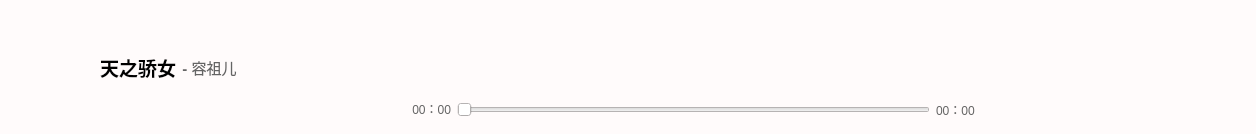
<?xml version="1.0" encoding="UTF-8"?>
<ui version="4.0">
 <class>playerControlWidget</class>
 <widget class="QWidget" name="playerControlWidget">
  <property name="geometry">
   <rect>
    <x>0</x>
    <y>0</y>
    <width>1256</width>
    <height>134</height>
   </rect>
  </property>
  <property name="windowTitle">
   <string>Form</string>
  </property>
  <property name="styleSheet">
   <string notr="true">color: rgb(253, 253, 253);
background-color: rgb(255, 251, 251);
border-radius:8px;
</string>
  </property>
  <layout class="QGridLayout" name="gridLayout" rowstretch="1,100,1" columnstretch="1,100,1">
   <property name="leftMargin">
    <number>0</number>
   </property>
   <property name="rightMargin">
    <number>0</number>
   </property>
   <item row="0" column="1">
    <spacer name="verticalSpacer_4">
     <property name="orientation">
      <enum>Qt::Orientation::Vertical</enum>
     </property>
     <property name="sizeHint" stdset="0">
      <size>
       <width>20</width>
       <height>0</height>
      </size>
     </property>
    </spacer>
   </item>
   <item row="1" column="0">
    <spacer name="horizontalSpacer_12">
     <property name="orientation">
      <enum>Qt::Orientation::Horizontal</enum>
     </property>
     <property name="sizeHint" stdset="0">
      <size>
       <width>9</width>
       <height>20</height>
      </size>
     </property>
    </spacer>
   </item>
   <item row="1" column="1">
    <layout class="QHBoxLayout" name="horizontalLayout_7" stretch="1,100,1">
     <item>
      <spacer name="horizontalSpacer_10">
       <property name="orientation">
        <enum>Qt::Orientation::Horizontal</enum>
       </property>
       <property name="sizeHint" stdset="0">
        <size>
         <width>40</width>
         <height>20</height>
        </size>
       </property>
      </spacer>
     </item>
     <item>
      <layout class="QVBoxLayout" name="verticalLayout_3" stretch="1,100,1">
       <item>
        <spacer name="verticalSpacer_2">
         <property name="orientation">
          <enum>Qt::Orientation::Vertical</enum>
         </property>
         <property name="sizeHint" stdset="0">
          <size>
           <width>20</width>
           <height>40</height>
          </size>
         </property>
        </spacer>
       </item>
       <item>
        <layout class="QHBoxLayout" name="horizontalLayout_6" stretch="30,30,100,30,1,1">
         <item>
          <layout class="QVBoxLayout" name="verticalLayout_4" stretch="100,100,1">
           <item>
            <spacer name="verticalSpacer_6">
             <property name="orientation">
              <enum>Qt::Orientation::Vertical</enum>
             </property>
             <property name="sizeHint" stdset="0">
              <size>
               <width>20</width>
               <height>40</height>
              </size>
             </property>
            </spacer>
           </item>
           <item>
            <layout class="QHBoxLayout" name="horizontalLayout_5">
             <item>
              <widget class="QLabel" name="label_songImage">
               <property name="minimumSize">
                <size>
                 <width>70</width>
                 <height>70</height>
                </size>
               </property>
               <property name="maximumSize">
                <size>
                 <width>70</width>
                 <height>70</height>
                </size>
               </property>
               <property name="styleSheet">
                <string notr="true">
border-radius: 12px;</string>
               </property>
               <property name="text">
                <string/>
               </property>
               <property name="pixmap">
                <pixmap resource="myResources.qrc">:/player/images/player/pretty_crazy.jpg</pixmap>
               </property>
               <property name="scaledContents">
                <bool>true</bool>
               </property>
              </widget>
             </item>
             <item>
              <layout class="QVBoxLayout" name="verticalLayout_2" stretch="100,1">
               <item>
                <layout class="QHBoxLayout" name="horizontalLayout_4">
                 <item>
                  <widget class="QLabel" name="label_songName">
                   <property name="styleSheet">
                    <string notr="true">color: rgb(0, 0, 0);
background: transparent;</string>
                   </property>
                   <property name="text">
                    <string>&lt;html&gt;&lt;head/&gt;&lt;body&gt;&lt;p align=&quot;center&quot;&gt;&lt;span style=&quot; font-size:14pt; font-weight:700;&quot;&gt;天之骄女&lt;/span&gt;&lt;/p&gt;&lt;/body&gt;&lt;/html&gt;</string>
                   </property>
                  </widget>
                 </item>
                 <item>
                  <widget class="QLabel" name="label_singerName">
                   <property name="styleSheet">
                    <string notr="true">color: rgb(100, 100, 100);
background: transparent;</string>
                   </property>
                   <property name="text">
                    <string>&lt;html&gt;&lt;head/&gt;&lt;body&gt;&lt;p align=&quot;center&quot;&gt;&lt;span style=&quot; font-size:11pt; font-weight:700;&quot;&gt;-&lt;/span&gt;&lt;span style=&quot; font-size:11pt;&quot;&gt; 容祖儿&lt;/span&gt;&lt;/p&gt;&lt;/body&gt;&lt;/html&gt;</string>
                   </property>
                  </widget>
                 </item>
                 <item>
                  <spacer name="horizontalSpacer_8">
                   <property name="orientation">
                    <enum>Qt::Orientation::Horizontal</enum>
                   </property>
                   <property name="sizeHint" stdset="0">
                    <size>
                     <width>40</width>
                     <height>20</height>
                    </size>
                   </property>
                  </spacer>
                 </item>
                </layout>
               </item>
               <item>
                <layout class="QHBoxLayout" name="horizontalLayout_3">
                 <item>
                  <widget class="QPushButton" name="pushButton_play_prev_2">
                   <property name="minimumSize">
                    <size>
                     <width>30</width>
                     <height>30</height>
                    </size>
                   </property>
                   <property name="maximumSize">
                    <size>
                     <width>30</width>
                     <height>30</height>
                    </size>
                   </property>
                   <property name="cursor">
                    <cursorShape>PointingHandCursor</cursorShape>
                   </property>
                   <property name="styleSheet">
                    <string notr="true">/* 播放按钮 */
QPushButton {
    /* 替换 background-image */
    border-image: url(:/player/images/player/like.png); 
    qproperty-cursor: pointinghand; /* 鼠标悬停变手掌 */
    border: none; /* 确保没有边框，否则 border-image 可能会受到影响 */
    background-color: transparent; /* 保持透明背景色 */
}

QPushButton:hover
 {  
	border-image: url(:/player/images/player/like1.png); 
}</string>
                   </property>
                   <property name="text">
                    <string/>
                   </property>
                  </widget>
                 </item>
                 <item>
                  <widget class="QPushButton" name="pushButton_play_prev_3">
                   <property name="minimumSize">
                    <size>
                     <width>30</width>
                     <height>30</height>
                    </size>
                   </property>
                   <property name="maximumSize">
                    <size>
                     <width>30</width>
                     <height>30</height>
                    </size>
                   </property>
                   <property name="cursor">
                    <cursorShape>PointingHandCursor</cursorShape>
                   </property>
                   <property name="styleSheet">
                    <string notr="true">/* 播放按钮 */
QPushButton {
    /* 替换 background-image */
    border-image: url(:/player/images/player/comment.png); 
    qproperty-cursor: pointinghand; /* 鼠标悬停变手掌 */
    border: none; /* 确保没有边框，否则 border-image 可能会受到影响 */
    background-color: transparent; /* 保持透明背景色 */
}

QPushButton:hover, 
QPushButton:pressed {    
border-image: url(:/player/images/player/comment_press.png); 
}</string>
                   </property>
                   <property name="text">
                    <string/>
                   </property>
                  </widget>
                 </item>
                 <item>
                  <widget class="QPushButton" name="pushButton_play_prev_4">
                   <property name="minimumSize">
                    <size>
                     <width>30</width>
                     <height>30</height>
                    </size>
                   </property>
                   <property name="maximumSize">
                    <size>
                     <width>30</width>
                     <height>30</height>
                    </size>
                   </property>
                   <property name="cursor">
                    <cursorShape>PointingHandCursor</cursorShape>
                   </property>
                   <property name="styleSheet">
                    <string notr="true">/* 播放按钮 */
QPushButton {
    /* 替换 background-image */
    border-image: url(:/player/images/player/more1.png); 
    qproperty-cursor: pointinghand; /* 鼠标悬停变手掌 */
    border: none; /* 确保没有边框，否则 border-image 可能会受到影响 */
    background-color: transparent; /* 保持透明背景色 */
}

QPushButton:hover, 
QPushButton:pressed {    
border-image: url(:/player/images/player/more2.png); 
}</string>
                   </property>
                   <property name="text">
                    <string/>
                   </property>
                  </widget>
                 </item>
                 <item>
                  <spacer name="horizontalSpacer_7">
                   <property name="orientation">
                    <enum>Qt::Orientation::Horizontal</enum>
                   </property>
                   <property name="sizeHint" stdset="0">
                    <size>
                     <width>40</width>
                     <height>20</height>
                    </size>
                   </property>
                  </spacer>
                 </item>
                </layout>
               </item>
              </layout>
             </item>
            </layout>
           </item>
           <item>
            <spacer name="verticalSpacer_7">
             <property name="orientation">
              <enum>Qt::Orientation::Vertical</enum>
             </property>
             <property name="sizeHint" stdset="0">
              <size>
               <width>20</width>
               <height>40</height>
              </size>
             </property>
            </spacer>
           </item>
          </layout>
         </item>
         <item>
          <spacer name="horizontalSpacer_9">
           <property name="orientation">
            <enum>Qt::Orientation::Horizontal</enum>
           </property>
           <property name="sizeHint" stdset="0">
            <size>
             <width>40</width>
             <height>20</height>
            </size>
           </property>
          </spacer>
         </item>
         <item>
          <layout class="QVBoxLayout" name="verticalLayout" stretch="100,50,50,1">
           <item>
            <spacer name="verticalSpacer_5">
             <property name="orientation">
              <enum>Qt::Orientation::Vertical</enum>
             </property>
             <property name="sizeHint" stdset="0">
              <size>
               <width>20</width>
               <height>40</height>
              </size>
             </property>
            </spacer>
           </item>
           <item>
            <layout class="QHBoxLayout" name="horizontalLayout" stretch="10,10,1,10,1,10,1,10,1,10,10">
             <item>
              <spacer name="horizontalSpacer_5">
               <property name="orientation">
                <enum>Qt::Orientation::Horizontal</enum>
               </property>
               <property name="sizeHint" stdset="0">
                <size>
                 <width>40</width>
                 <height>20</height>
                </size>
               </property>
              </spacer>
             </item>
             <item>
              <widget class="QPushButton" name="pushButton_playOrder">
               <property name="minimumSize">
                <size>
                 <width>30</width>
                 <height>30</height>
                </size>
               </property>
               <property name="maximumSize">
                <size>
                 <width>30</width>
                 <height>30</height>
                </size>
               </property>
               <property name="cursor">
                <cursorShape>PointingHandCursor</cursorShape>
               </property>
               <property name="styleSheet">
                <string notr="true">/* 播放按钮 */
QPushButton {
    /* 替换 background-image */
    border-image: url(:/player/images/player/shuffle.png); 
    qproperty-cursor: pointinghand; /* 鼠标悬停变手掌 */
    border: none; /* 确保没有边框，否则 border-image 可能会受到影响 */
    background-color: transparent; /* 保持透明背景色 */
}
</string>
               </property>
               <property name="text">
                <string/>
               </property>
              </widget>
             </item>
             <item>
              <spacer name="horizontalSpacer">
               <property name="orientation">
                <enum>Qt::Orientation::Horizontal</enum>
               </property>
               <property name="sizeHint" stdset="0">
                <size>
                 <width>40</width>
                 <height>20</height>
                </size>
               </property>
              </spacer>
             </item>
             <item>
              <widget class="QPushButton" name="pushButton_play_prev">
               <property name="minimumSize">
                <size>
                 <width>30</width>
                 <height>30</height>
                </size>
               </property>
               <property name="maximumSize">
                <size>
                 <width>30</width>
                 <height>30</height>
                </size>
               </property>
               <property name="cursor">
                <cursorShape>PointingHandCursor</cursorShape>
               </property>
               <property name="styleSheet">
                <string notr="true">/* 播放按钮 */
QPushButton {
    /* 替换 background-image */
    border-image: url(:/player/images/player/btn_playPrev_100.png); 
    qproperty-cursor: pointinghand; /* 鼠标悬停变手掌 */
    border: none; /* 确保没有边框，否则 border-image 可能会受到影响 */
    background-color: transparent; /* 保持透明背景色 */
}

QPushButton:hover, 
QPushButton:pressed {    border-image: url(:/player/images/player/btn_playPrev_50.png); 
}</string>
               </property>
               <property name="text">
                <string/>
               </property>
              </widget>
             </item>
             <item>
              <spacer name="horizontalSpacer_3">
               <property name="orientation">
                <enum>Qt::Orientation::Horizontal</enum>
               </property>
               <property name="sizeHint" stdset="0">
                <size>
                 <width>40</width>
                 <height>20</height>
                </size>
               </property>
              </spacer>
             </item>
             <item>
              <widget class="QPushButton" name="pushButton_play">
               <property name="minimumSize">
                <size>
                 <width>35</width>
                 <height>35</height>
                </size>
               </property>
               <property name="maximumSize">
                <size>
                 <width>35</width>
                 <height>35</height>
                </size>
               </property>
               <property name="cursor">
                <cursorShape>PointingHandCursor</cursorShape>
               </property>
               <property name="styleSheet">
                <string notr="true">/* 播放按钮 */
QPushButton {
    /* 替换 background-image */
    border-image: url(:/player/images/player/btn_pausing.png); 
    qproperty-cursor: pointinghand; /* 鼠标悬停变手掌 */
    border: none; /* 确保没有边框，否则 border-image 可能会受到影响 */
    background-color: transparent; /* 保持透明背景色 */
}
QPushButton:checked {
border-image: url(:/player/images/player/btn_playing.png);
}</string>
               </property>
               <property name="text">
                <string/>
               </property>
              </widget>
             </item>
             <item>
              <spacer name="horizontalSpacer_4">
               <property name="orientation">
                <enum>Qt::Orientation::Horizontal</enum>
               </property>
               <property name="sizeHint" stdset="0">
                <size>
                 <width>40</width>
                 <height>20</height>
                </size>
               </property>
              </spacer>
             </item>
             <item>
              <widget class="QPushButton" name="pushButton_play_next">
               <property name="minimumSize">
                <size>
                 <width>30</width>
                 <height>30</height>
                </size>
               </property>
               <property name="maximumSize">
                <size>
                 <width>30</width>
                 <height>30</height>
                </size>
               </property>
               <property name="cursor">
                <cursorShape>PointingHandCursor</cursorShape>
               </property>
               <property name="styleSheet">
                <string notr="true">/* 播放按钮 */
QPushButton {
    /* 替换 background-image */
    border-image: url(:/player/images/player/btn_playNext_100.png); 
    qproperty-cursor: pointinghand; /* 鼠标悬停变手掌 */
    border: none; /* 确保没有边框，否则 border-image 可能会受到影响 */
    background-color: transparent; /* 保持透明背景色 */
}

QPushButton:hover, 
QPushButton:pressed {    border-image: url(:/player/images/player/btn_playNext_50.png);
cursor: pointinghand; 
}</string>
               </property>
               <property name="text">
                <string/>
               </property>
              </widget>
             </item>
             <item>
              <spacer name="horizontalSpacer_2">
               <property name="orientation">
                <enum>Qt::Orientation::Horizontal</enum>
               </property>
               <property name="sizeHint" stdset="0">
                <size>
                 <width>40</width>
                 <height>20</height>
                </size>
               </property>
              </spacer>
             </item>
             <item>
              <widget class="QPushButton" name="pushButton_volume">
               <property name="minimumSize">
                <size>
                 <width>30</width>
                 <height>30</height>
                </size>
               </property>
               <property name="maximumSize">
                <size>
                 <width>30</width>
                 <height>30</height>
                </size>
               </property>
               <property name="cursor">
                <cursorShape>PointingHandCursor</cursorShape>
               </property>
               <property name="styleSheet">
                <string notr="true">/* 播放按钮 */
QPushButton {
    /* 替换 background-image */
    border-image: url(:/player/images/player/volume.png); 
    qproperty-cursor: pointinghand; /* 鼠标悬停变手掌 */
    border: none; /* 确保没有边框，否则 border-image 可能会受到影响 */
    background-color: transparent; /* 保持透明背景色 */
}
</string>
               </property>
               <property name="text">
                <string/>
               </property>
              </widget>
             </item>
             <item>
              <spacer name="horizontalSpacer_6">
               <property name="orientation">
                <enum>Qt::Orientation::Horizontal</enum>
               </property>
               <property name="sizeHint" stdset="0">
                <size>
                 <width>40</width>
                 <height>20</height>
                </size>
               </property>
              </spacer>
             </item>
            </layout>
           </item>
           <item>
            <layout class="QHBoxLayout" name="horizontalLayout_2" stretch="1,100,1">
             <item>
              <widget class="QLabel" name="label">
               <property name="styleSheet">
                <string notr="true">color: rgb(100, 100, 100);
background: transparent;</string>
               </property>
               <property name="text">
                <string>&lt;html&gt;&lt;head/&gt;&lt;body&gt;&lt;p align=&quot;right&quot;&gt;00：00&lt;/p&gt;&lt;/body&gt;&lt;/html&gt;</string>
               </property>
              </widget>
             </item>
             <item>
              <widget class="mySlider" name="slider_progress">
               <property name="styleSheet">
                <string notr="true">        QSlider::groove:horizontal {
            height: 6px;               /* 进度条高度 */
            /*background: #c0c0c0;       背景色 */
            border-radius: 3px;        /* 圆角 */
background: transparent;
        }
        QSlider::handle:horizontal {
    width: 14px;                   /* 滑块宽度 */
    height: 14px;                  /* 滑块高度，保持等于宽度 */
    margin: -4px 0;                /* 让滑块居中在槽上 */
    border-radius: 7px;            /* 半宽/半高 =&gt; 圆形 */
    background: #000000;           /* 滑块颜色 */
    border: 2px solid #999999;     /* 滑块边框 */
        }
        QSlider::sub-page:horizontal {
            background: #000000;       /* 已播放部分颜色 */
            border-radius: 3px;
        }
        QSlider::add-page:horizontal {
            background: #DEDEDE;       /* 未播放部分颜色 */
            border-radius: 3px;
        }
        QSlider::handle:horizontal:hover {
    background: #3d9eff;
    border: 2px solid #3d9eff;
        }
background: transparent;</string>
               </property>
               <property name="orientation">
                <enum>Qt::Orientation::Horizontal</enum>
               </property>
              </widget>
             </item>
             <item>
              <widget class="QLabel" name="label_2">
               <property name="styleSheet">
                <string notr="true">color: rgb(100, 100, 100);
background: transparent;</string>
               </property>
               <property name="text">
                <string>00：00</string>
               </property>
              </widget>
             </item>
            </layout>
           </item>
           <item>
            <spacer name="verticalSpacer_8">
             <property name="orientation">
              <enum>Qt::Orientation::Vertical</enum>
             </property>
             <property name="sizeHint" stdset="0">
              <size>
               <width>20</width>
               <height>40</height>
              </size>
             </property>
            </spacer>
           </item>
          </layout>
         </item>
         <item>
          <spacer name="horizontalSpacer_14">
           <property name="orientation">
            <enum>Qt::Orientation::Horizontal</enum>
           </property>
           <property name="sizeHint" stdset="0">
            <size>
             <width>40</width>
             <height>20</height>
            </size>
           </property>
          </spacer>
         </item>
         <item>
          <layout class="QVBoxLayout" name="verticalLayout_5" stretch="140,60,80">
           <item>
            <spacer name="verticalSpacer_9">
             <property name="orientation">
              <enum>Qt::Orientation::Vertical</enum>
             </property>
             <property name="sizeHint" stdset="0">
              <size>
               <width>20</width>
               <height>40</height>
              </size>
             </property>
            </spacer>
           </item>
           <item>
            <layout class="QHBoxLayout" name="horizontalLayout_8">
             <item>
              <widget class="QPushButton" name="pushButton_play_3">
               <property name="minimumSize">
                <size>
                 <width>40</width>
                 <height>40</height>
                </size>
               </property>
               <property name="maximumSize">
                <size>
                 <width>40</width>
                 <height>40</height>
                </size>
               </property>
               <property name="cursor">
                <cursorShape>PointingHandCursor</cursorShape>
               </property>
               <property name="styleSheet">
                <string notr="true">/* 播放按钮 */
QPushButton {
    /* 替换 background-image */
    border-image: url(:/player/images/player/MV.png); 
    qproperty-cursor: pointinghand; /* 鼠标悬停变手掌 */
    border: none; /* 确保没有边框，否则 border-image 可能会受到影响 */
    background-color: transparent; /* 保持透明背景色 */
}
QPushButton:hover {
border-image: url(:/player/images/player/MV_press.png);
}</string>
               </property>
               <property name="text">
                <string/>
               </property>
              </widget>
             </item>
             <item>
              <widget class="QPushButton" name="pushButton_play_2">
               <property name="minimumSize">
                <size>
                 <width>30</width>
                 <height>30</height>
                </size>
               </property>
               <property name="maximumSize">
                <size>
                 <width>30</width>
                 <height>30</height>
                </size>
               </property>
               <property name="cursor">
                <cursorShape>PointingHandCursor</cursorShape>
               </property>
               <property name="styleSheet">
                <string notr="true">/* 播放按钮 */
QPushButton {
    /* 替换 background-image */
    border-image: url(:/player/images/player/playList.png); 
    qproperty-cursor: pointinghand; /* 鼠标悬停变手掌 */
    border: none; /* 确保没有边框，否则 border-image 可能会受到影响 */
    background-color: transparent; /* 保持透明背景色 */
}
QPushButton:hover {
border-image: url(:/player/images/player/playList_press.png);
}</string>
               </property>
               <property name="text">
                <string/>
               </property>
              </widget>
             </item>
            </layout>
           </item>
           <item>
            <spacer name="verticalSpacer_10">
             <property name="orientation">
              <enum>Qt::Orientation::Vertical</enum>
             </property>
             <property name="sizeHint" stdset="0">
              <size>
               <width>20</width>
               <height>40</height>
              </size>
             </property>
            </spacer>
           </item>
          </layout>
         </item>
         <item>
          <spacer name="horizontalSpacer_15">
           <property name="orientation">
            <enum>Qt::Orientation::Horizontal</enum>
           </property>
           <property name="sizeHint" stdset="0">
            <size>
             <width>40</width>
             <height>20</height>
            </size>
           </property>
          </spacer>
         </item>
        </layout>
       </item>
       <item>
        <spacer name="verticalSpacer">
         <property name="orientation">
          <enum>Qt::Orientation::Vertical</enum>
         </property>
         <property name="sizeHint" stdset="0">
          <size>
           <width>20</width>
           <height>40</height>
          </size>
         </property>
        </spacer>
       </item>
      </layout>
     </item>
     <item>
      <spacer name="horizontalSpacer_11">
       <property name="orientation">
        <enum>Qt::Orientation::Horizontal</enum>
       </property>
       <property name="sizeHint" stdset="0">
        <size>
         <width>40</width>
         <height>20</height>
        </size>
       </property>
      </spacer>
     </item>
    </layout>
   </item>
   <item row="1" column="2">
    <spacer name="horizontalSpacer_13">
     <property name="orientation">
      <enum>Qt::Orientation::Horizontal</enum>
     </property>
     <property name="sizeHint" stdset="0">
      <size>
       <width>9</width>
       <height>20</height>
      </size>
     </property>
    </spacer>
   </item>
   <item row="2" column="1">
    <spacer name="verticalSpacer_3">
     <property name="orientation">
      <enum>Qt::Orientation::Vertical</enum>
     </property>
     <property name="sizeHint" stdset="0">
      <size>
       <width>20</width>
       <height>0</height>
      </size>
     </property>
    </spacer>
   </item>
  </layout>
 </widget>
 <customwidgets>
  <customwidget>
   <class>mySlider</class>
   <extends>QSlider</extends>
   <header>myslider.h</header>
  </customwidget>
 </customwidgets>
 <resources>
  <include location="myResources.qrc"/>
 </resources>
 <connections/>
</ui>
